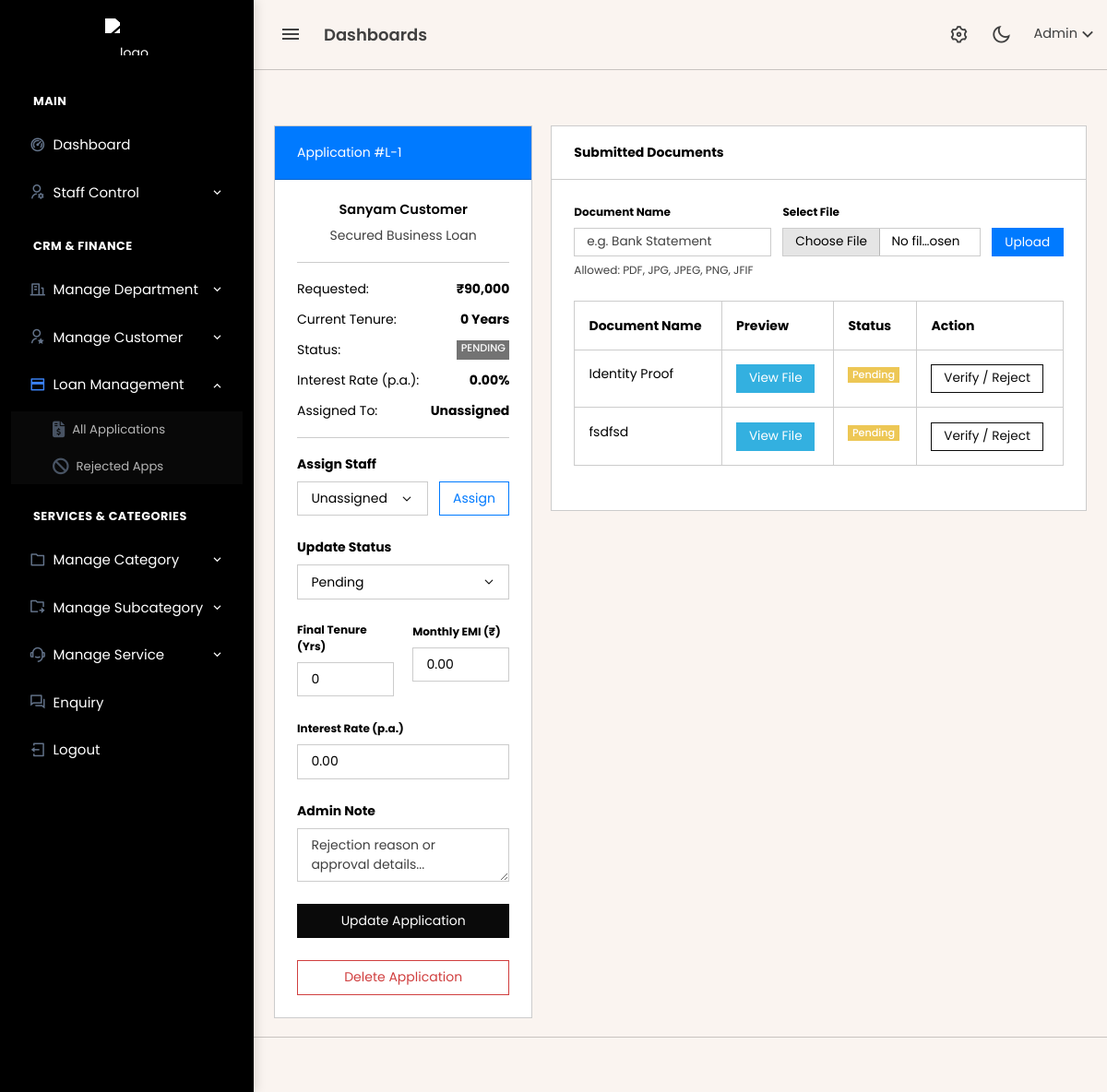
The app's page /admin/loan_view.php?id=1 (signed in) with its own data.
### tables this page shows
CREATE TABLE `loan_applications` (
  `id` bigint(20) UNSIGNED NOT NULL,
  `customer_id` bigint(20) UNSIGNED NOT NULL,
  `service_id` bigint(20) UNSIGNED NOT NULL,
  `assigned_staff_id` bigint(20) UNSIGNED DEFAULT NULL,
  `assigned_by` bigint(20) UNSIGNED DEFAULT NULL,
  `assigned_at` timestamp NULL DEFAULT NULL,
  `interest_rate` decimal(5,2) NOT NULL DEFAULT 0.00,
  `requested_amount` decimal(15,2) NOT NULL,
  `tenure_years` int(11) NOT NULL,
  `emi_amount` decimal(15,2) NOT NULL,
  `status` enum('pending','approved','rejected','disbursed') DEFAULT 'pending',
  `created_at` timestamp NOT NULL DEFAULT current_timestamp(),
  `rejection_note` text DEFAULT NULL
);

CREATE TABLE `customers` (
  `id` bigint(20) UNSIGNED NOT NULL,
  `full_name` varchar(255) NOT NULL,
  `email` varchar(255) NOT NULL,
  `phone` varchar(20) NOT NULL,
  `password` varchar(255) NOT NULL,
  `aadhaar_number` varchar(20) DEFAULT NULL,
  `status` enum('active','blocked') DEFAULT 'active',
  `created_at` timestamp NOT NULL DEFAULT current_timestamp(),
  `updated_at` timestamp NOT NULL DEFAULT current_timestamp() ON UPDATE current_timestamp()
);

CREATE TABLE `services` (
  `id` bigint(20) UNSIGNED NOT NULL,
  `category_id` bigint(20) UNSIGNED NOT NULL,
  `sub_category_id` bigint(20) UNSIGNED NOT NULL,
  `service_name` varchar(255) NOT NULL,
  `title` varchar(255) NOT NULL,
  `slug` varchar(255) NOT NULL,
  `short_description` text DEFAULT NULL,
  `long_description` longtext DEFAULT NULL,
  `hero_image` varchar(255) DEFAULT NULL,
  `created_at` timestamp NULL DEFAULT current_timestamp(),
  `updated_at` timestamp NULL DEFAULT current_timestamp() ON UPDATE current_timestamp()
);

CREATE TABLE `loan_application_docs` (
  `id` bigint(20) UNSIGNED NOT NULL,
  `loan_application_id` bigint(20) UNSIGNED NOT NULL,
  `doc_name` varchar(255) NOT NULL,
  `doc_path` varchar(255) NOT NULL,
  `created_at` timestamp NOT NULL DEFAULT current_timestamp(),
  `status` enum('pending','verified','rejected') DEFAULT 'pending',
  `rejection_reason` text DEFAULT NULL
);

### admin/loan_view.php (the view, shortened to what this page needs)
<?php
include 'header.php';
include 'topbar.php';
include 'sidebar.php';
$loan_id = (int)$_GET['id'];
$loan_sql = "SELECT l.*, c.full_name, c.email, c.phone, s.service_name, st.name AS staff_name
             FROM loan_applications l
             JOIN customers c ON l.customer_id = c.id
             JOIN services s ON l.service_id = s.id
             LEFT JOIN staff st ON l.assigned_staff_id = st.id
             WHERE l.id = $loan_id";
$loan = mysqli_fetch_assoc(mysqli_query($conn, $loan_sql));
$docs_res = mysqli_query($conn, "SELECT * FROM loan_application_docs WHERE loan_application_id = $loan_id");
?>
<div class="content-page">
    <div class="content">
        <div class="container-fluid pt-4">
            <div class="row">
                <div class="col-md-4">
                    <div class="card">
                        <div class="card-header bg-primary text-white">Application #L-<?= $loan['id'] ?></div>
                        <div class="card-body">
                            <h5 class="text-center"><?= htmlspecialchars($loan['full_name']) ?></h5>
                            <p class="text-center text-muted"><?= htmlspecialchars($loan['service_name']) ?></p>
                            <hr>
                            <div class="d-flex justify-content-between mb-2">
                                <span>Requested:</span> <strong>&#8377;<?= number_format($loan['requested_amount']) ?></strong>
                            </div>
                            <div class="d-flex justify-content-between mb-2">
                                <span>Current Tenure:</span> <strong><?= $loan['tenure_years'] ?> Years</strong>
                            </div>
                            <div class="d-flex justify-content-between mb-2">
                                <span>Status:</span> <span class="badge bg-secondary"><?= strtoupper($loan['status']) ?></span>
                            </div>
                            <div class="d-flex justify-content-between mb-2">
                                <span>Interest Rate (p.a.):</span> <strong><?= number_format((float)$loan['interest_rate'], 2) ?>%</strong>
                            </div>
                            <div class="d-flex justify-content-between mb-2">
                                <span>Assigned To:</span>
                                <strong><?= $loan['staff_name'] ? htmlspecialchars($loan['staff_name']) : 'Unassigned' ?></strong>
                            </div>
                            <hr>
                            <form action="db/loan_handler.php" method="POST" class="mb-3">
                                <label class="form-label fw-bold">Assign Staff</label>
                                <div class="d-flex gap-2">
                                    <select name="staff_id" class="form-select">
                                        <option value="0">Unassigned</option>
                                    </select>
                                    <button class="btn btn-outline-primary">Assign</button>
                                </div>
                            </form>
                            <form action="db/loan_handler.php" method="POST">
                                <div class="mb-3">
                                    <label class="form-label fw-bold">Update Status</label>
                                    <select name="status" class="form-select" required>
                                        <option value="pending" <?= $loan['status']=='pending'?'selected':'' ?>>Pending</option>
                                    </select>
                                </div>
                                <div class="row mb-3">
                                    <div class="col-6">
                                        <label class="form-label fw-bold small">Final Tenure (Yrs)</label>
                                        <input type="number" name="tenure_years" class="form-control" value="<?= $loan['tenure_years'] ?>">
                                    </div>
                                    <div class="col-6">
                                        <label class="form-label fw-bold small">Monthly EMI (&#8377;)</label>
                                        <input type="number" name="emi_amount" class="form-control" value="<?= $loan['emi_amount'] ?>">
                                    </div>
                                </div>
                                <div class="mb-3">
                                    <label class="form-label fw-bold small">Interest Rate (p.a.)</label>
                                    <input type="number" step="0.01" name="interest_rate" class="form-control" value="<?= htmlspecialchars($loan['interest_rate']) ?>">
                                </div>
                                <div class="mb-3">
                                    <label class="form-label fw-bold">Admin Note</label>
                                    <textarea name="note" class="form-control" placeholder="Rejection reason or approval details..." rows="2"><?= $loan['rejection_note'] ?></textarea>
                                </div>
                                <button type="submit" class="btn btn-dark w-100">Update Application</button>
                            </form>
                            <form action="db/loan_handler.php" method="POST" class="mt-3" onsubmit="return confirm('Delete this loan application? This will also remove its documents.');">
                                <button type="submit" class="btn btn-outline-danger w-100">Delete Application</button>
                            </form>
                        </div>
                    </div>
                </div>
                <div class="col-md-8">
                    <div class="card">
                        <div class="card-header fw-bold">Submitted Documents</div>
                        <div class="card-body">
                            <form action="db/loan_handler.php" method="POST" enctype="multipart/form-data" class="mb-3">
                                <div class="row g-2 align-items-end">
                                    <div class="col-md-5">
                                        <label class="form-label small fw-bold">Document Name</label>
                                        <input type="text" name="doc_name" class="form-control form-control-sm" placeholder="e.g. Bank Statement" required>
                                    </div>
                                    <div class="col-md-5">
                                        <label class="form-label small fw-bold">Select File</label>
                                        <input type="file" name="doc_file" class="form-control form-control-sm" required>
                                    </div>
                                    <div class="col-md-2">
                                        <button type="submit" class="btn btn-sm btn-primary w-100">Upload</button>
                                    </div>
                                </div>
                                <div class="small text-muted mt-1">Allowed: PDF, JPG, JPEG, PNG, JFIF</div>
                            </form>
                            <div class="table-responsive">
                                <table class="table table-bordered">
                                    <thead>
                                        <tr>
                                            <th>Document Name</th>
                                            <th>Preview</th>
                                            <th>Status</th>
                                            <th>Action</th>
                                        </tr>
                                    </thead>
                                    <tbody>
                                        <?php while($doc = mysqli_fetch_assoc($docs_res)) { ?>
                                            <tr>
                                                <td><?= htmlspecialchars($doc['doc_name']) ?></td>
                                                <td>
                                                    <a href="../<?= $doc['doc_path'] ?>" target="_blank" class="btn btn-sm btn-info text-white">View File</a>
                                                </td>
                                                <td>
                                                    <?php if($doc['status'] == 'verified') echo '<span class="badge bg-success">Verified</span>';
                                                          elseif($doc['status'] == 'rejected') echo '<span class="badge bg-danger">Rejected</span>';
                                                          else echo '<span class="badge bg-warning">Pending</span>'; ?>
                                                </td>
                                                <td>
                                                    <button class="btn btn-sm btn-outline-dark" data-bs-toggle="modal" data-bs-target="#docModal<?= $doc['id'] ?>">
                                                        Verify / Reject
                                                    </button>
                                                </td>
                                            </tr>
                                        <?php } ?>
                                    </tbody>
                                </table>
                            </div>
                        </div>
                    </div>
                </div>
            </div>
        </div>
    </div>
</div>
<?php include 'footer.php'; ?>

### admin/sidebar.php (style rules this page uses)
:root { --nav-bg: #000000; --nav-text: #ffffff; --nav-hover-bg: #1e293b; --accent-blue: #3b82f6; }

### records on screen
loan_applications: id "1", customer.full_name "Sanyam Customer", service.service_name "Secured Business Loan", requested_amount "90,000", tenure_years "0", status "PENDING", interest_rate "0.00", status "Pending", emi_amount "0.00"
loan_application_docs: doc_name "Identity Proof", status "Pending"
loan_application_docs: doc_name "fsdfsd", status "Pending"
